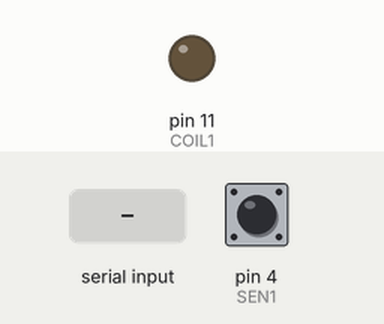
This sketch was run on a simulated Arduino Uno, built with avr-gcc and run on an emulated ATmega328P. Shown: output pins drawn as LEDs (lit = HIGH). The inputs (shaded band) are chosen by the test bench; at power-on: pin 4 (SEN1) HIGH. What the sketch prints to the serial monitor is not drawn.

Above: at 1.2 s.
1.3 s: "1" received over Serial
Timing chart, 0 to 4.3 s (numbered marks = the images above; inputs shaded):
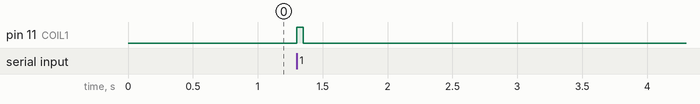

Measured:
- after the input at 1.3 s, pin 11 (COIL1): LOW → HIGH at once, → LOW 0.05 s later

The sketch:

test2.ino
```cpp
#define COIL1 11
#define SEN1 4
#define SEN2 5

#define LONGITUD 21.8

#define T_TIMEOUT 50
#define T_COIL1    2

bool SEN1_ant=0;
long t0=0, tSEN1=0;

void setup() {
  Serial.begin(115200);

  pinMode(COIL1,OUTPUT);

  pinMode(SEN1,INPUT);
  pinMode(SEN2,INPUT);

  digitalWrite(COIL1,LOW);
}

void loop() {
  Disparar();
  SEN1_Measure();
  Parar();
  Timeout();


  digitalWrite(LED_BUILTIN, digitalRead(COIL1));
}

void Disparar(){
  if(Serial.read()=='1'){
    ActualizarSensores();
    t0=micros();
    digitalWrite(COIL1,HIGH);
    Serial.println("Info: disparo iniciado T=0");
  }
}

void SEN1_Measure(){
  if(digitalRead(SEN1)==0 && digitalRead(SEN1)!= SEN1_ant && digitalRead(COIL1)==1){
    Serial.print("info: SEN1 on T=");
    Serial.println((float)(micros()-t0)/1000);
    ActualizarSensores();
  }
  if(digitalRead(SEN1)==1 && digitalRead(SEN1)!= SEN1_ant && digitalRead(COIL1)==1){
    tSEN1=micros();
    Serial.print("info: SEN1 off T=");
    Serial.println((float)(micros()-t0)/1000);
    ActualizarSensores();
  }
}

void Parar(){
  if(tSEN1!=0 && (micros()-tSEN1)/1000>=T_COIL1 && digitalRead(COIL1)==1){
    digitalWrite(COIL1,LOW);
    Serial.print("Info: disparo terminado T=");
    Serial.println((float)(micros()-t0)/1000);
    tSEN1=0;
  }
}

void Timeout(){
  if((((micros()-t0))/1000>=T_TIMEOUT || (micros()-t0)<0)&& digitalRead(COIL1)==1){
    digitalWrite(COIL1,LOW);
    Serial.print("ERROR: Timeout T=");
    Serial.println((float)(micros()-t0)/1000);
  }
}

void ActualizarSensores(){
  SEN1_ant=digitalRead(SEN1);
}
```
